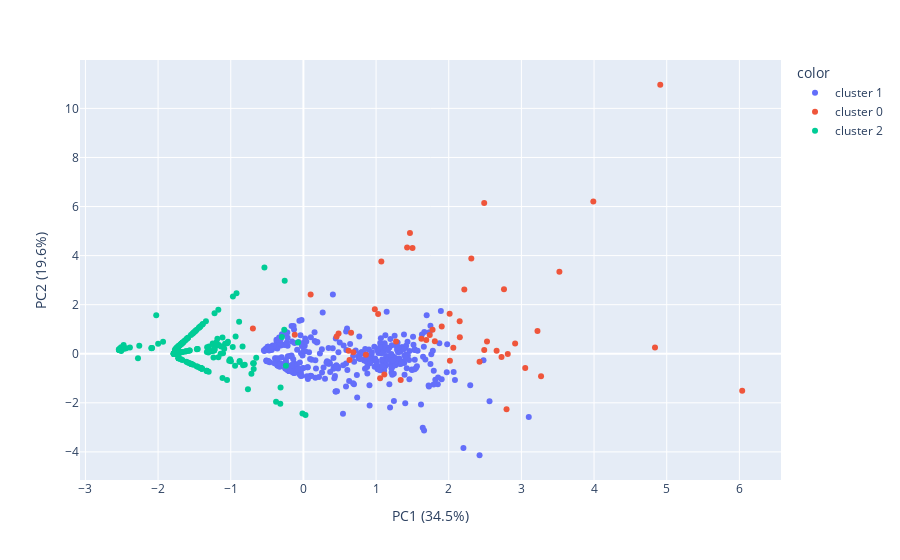

The notebook cell saved with this chart:
### Code cell
plot_pca(components=components)

### Figure 1 — Plotly figure (JSON) as saved in the notebook; plotly's stock layout.template omitted (floating-point values rounded to 4 significant figures; data arrays with more than 128 entries replaced by an {"elided": "..."} marker saying what was removed)
{"data": [{"hovertemplate": "color=cluster 1<br>PC1 (34.5%)=%{x}<br>PC2 (19.6%)=%{y}<extra></extra>", "legendgroup": "cluster 1", "marker": {"color": "#636efa", "symbol": "circle"}, "mode": "markers", "name": "cluster 1", "orientation": "v", "showlegend": true, "type": "scatter", "x": {"elided": "393 float values"}, "xaxis": "x", "y": {"elided": "393 float values"}, "yaxis": "y"}, {"hovertemplate": "color=cluster 0<br>PC1 (34.5%)=%{x}<br>PC2 (19.6%)=%{y}<extra></extra>", "legendgroup": "cluster 0", "marker": {"color": "#EF553B", "symbol": "circle"}, "mode": "markers", "name": "cluster 0", "orientation": "v", "showlegend": true, "type": "scatter", "x": [0.457, 0.6216, 6.039, 1.466, 2.311, 2.488, 1.809, 0.6344, 2.153, 2.214, 3.99, 1.501, 1.777, 1.624, 2.659, 4.911, 2.016, 4.839, 2.526, 0.6558, 0.0996, 2.795, -0.6953, 3.27, 2.813, 0.4839, 0.9829, 1.427, 1.028, 3.523, 1.113, 2.76, 2.914, 2.15, 2.489, 3.221, 1.903, 0.687, 1.339, -0.1192, 2.012, 2.063, 1.691, 2.424, 1.072, 1.055, 1.739, 0.8601, 1.275, 3.053, 2.726], "xaxis": "x", "y": [0.6992, 0.1173, -1.505, 4.92, 3.882, 6.14, 0.5093, -0.2504, 0.6698, 2.615, 6.207, 4.306, 0.98, 0.6076, 0.125, 10.96, -0.2853, 0.2506, 0.4994, 0.852, 2.411, -2.267, 1.031, -0.9194, -0.009563, 0.8278, 1.816, 4.331, 1.622, 3.346, -0.8483, 2.626, 0.4219, 1.32, 0.1578, 0.9291, 1.107, 0.06, -1.07, 0.7765, 1.628, 0.2447, 0.5617, -0.3245, 3.761, -1.002, 0.762, -0.03898, 0.4949, -0.5791, -0.137], "yaxis": "y"}, {"hovertemplate": "color=cluster 2<br>PC1 (34.5%)=%{x}<br>PC2 (19.6%)=%{y}<extra></extra>", "legendgroup": "cluster 2", "marker": {"color": "#00cc96", "symbol": "circle"}, "mode": "markers", "name": "cluster 2", "orientation": "v", "showlegend": true, "type": "scatter", "x": {"elided": "221 float values"}, "xaxis": "x", "y": {"elided": "221 float values"}, "yaxis": "y"}], "layout": {"autosize": true, "legend": {"title": {"text": "color"}, "tracegroupgap": 0}, "margin": {"t": 60}, "xaxis": {"anchor": "y", "autorange": true, "domain": [0, 1], "range": [-3.049, 6.547], "title": {"text": "PC1 (34.5%)"}, "type": "linear"}, "yaxis": {"anchor": "x", "autorange": true, "domain": [0, 1], "range": [-5.306, 12.13], "title": {"text": "PC2 (19.6%)"}, "type": "linear"}}}
